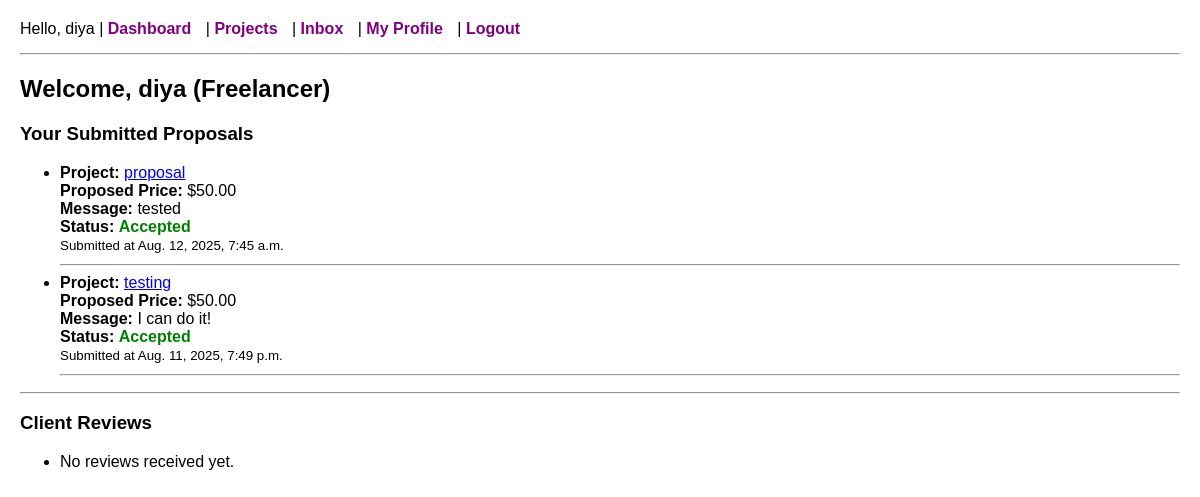
Page /dashboard/ (signed in) on the earlier database version.
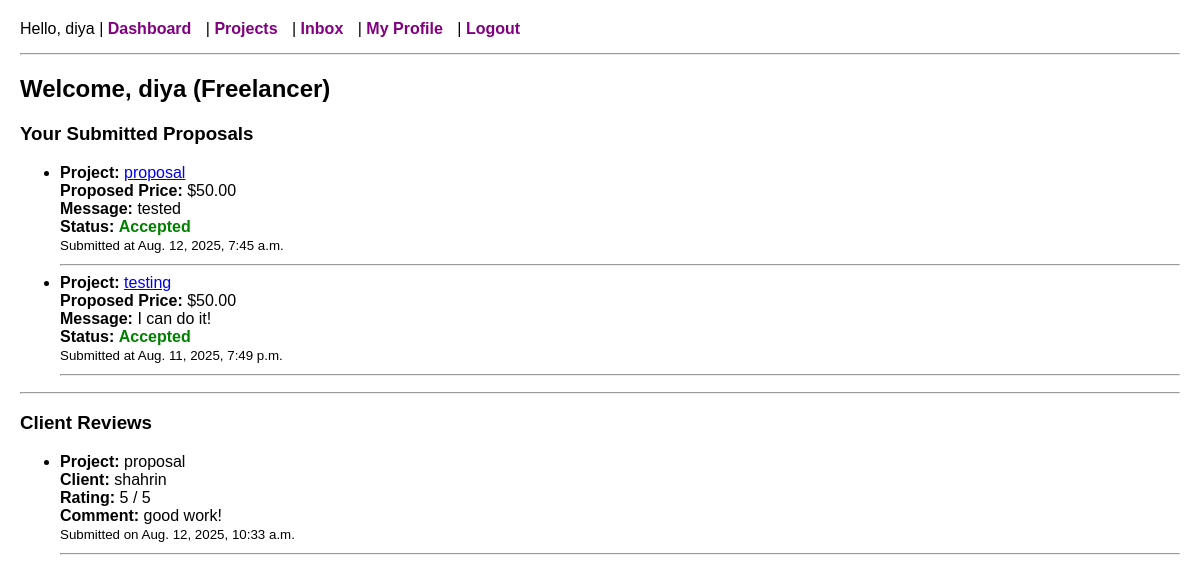
Same page on the later database version.
### core/models.py (models this page shows, shortened)
class CustomUser(AbstractUser):
    is_client = models.BooleanField(default=False)
    is_freelancer = models.BooleanField(default=False)
    bio = models.TextField(blank=True)
    location = models.CharField(max_length=100, blank=True)
    profile_picture = models.ImageField(upload_to='profile_pics/', blank=True, null=True)
    skills = models.ManyToManyField('SkillTag', blank=True)

class Proposal(models.Model):
    STATUS_CHOICES = [
        ('pending', 'Pending'),
        ('accepted', 'Accepted'),
        ('rejected', 'Rejected'),
    ]
    project = models.ForeignKey(Project, on_delete=models.CASCADE, related_name='proposals')
    freelancer = models.ForeignKey(CustomUser, on_delete=models.CASCADE)
    message = models.TextField()
    proposed_price = models.DecimalField(max_digits=10, decimal_places=2)
    submitted_at = models.DateTimeField(auto_now_add=True)
    status = models.CharField(max_length=10, choices=STATUS_CHOICES, default='pending')

class Project(models.Model):
    client = models.ForeignKey(CustomUser, on_delete=models.CASCADE)
    title = models.CharField(max_length=255)
    description = models.TextField()
    budget = models.DecimalField(max_digits=10, decimal_places=2)
    created_at = models.DateTimeField(auto_now_add=True)
    skills = models.ManyToManyField(SkillTag, blank=True)

class Review(models.Model):
    proposal = models.OneToOneField(Proposal, on_delete=models.CASCADE, related_name='review')
    rating = models.IntegerField(choices=[(i, str(i)) for i in range(1, 6)])  # 1 to 5 stars
    comment = models.TextField(blank=True)
    created_at = models.DateTimeField(auto_now_add=True)

### core/views.py (the view)
# urls.py: path('dashboard/', views.dashboard, name='dashboard'),
@login_required
def dashboard(request):
    user = request.user
    if user.is_client:
        projects = Project.objects.filter(client=user).order_by('-created_at')
        proposals = Proposal.objects.filter(project__client=user).select_related('project', 'freelancer').order_by('-submitted_at')
        return render(request, 'core/client_dashboard.html', {
            'user': user,
            'projects': projects,
            'proposals': proposals
        })
    elif user.is_freelancer:
        proposals = Proposal.objects.filter(freelancer=user).select_related('project').order_by('-submitted_at')
        reviews = Review.objects.filter(proposal__freelancer=user).select_related('proposal__project', 'proposal__project__client')
        return render(request, 'core/freelancer_dashboard.html', {
            'user': user,
            'proposals': proposals,
            'reviews': reviews
        })
    return redirect('home')

### core/templates/core/freelancer_dashboard.html
{% extends 'core/base.html' %}
{% block content %}
<h2>Welcome, {{ user.username }} (Freelancer)</h2>
<h3>Your Submitted Proposals</h3>
<ul>
    {% for proposal in proposals %}
        <li>
            <strong>Project:</strong>
            <a href="{% url 'project_detail' proposal.project.id %}">
                {{ proposal.project.title }}
            </a><br>
            <strong>Proposed Price:</strong> ${{ proposal.proposed_price }}<br>
            <strong>Message:</strong> {{ proposal.message }}<br>
            <strong>Status:</strong>
            {% if proposal.status == 'accepted' %}
                <span style="color: green;"><strong>Accepted</strong></span>
            {% elif proposal.status == 'rejected' %}
                <span style="color: red;"><strong>Rejected</strong></span>
            {% else %}
                <span style="color: gray;"><strong>Pending</strong></span>
            {% endif %}
            <br>
            <small>Submitted at {{ proposal.submitted_at }}</small>
        </li>
        <hr>
    {% empty %}
        <li>You haven't submitted any proposals yet.</li>
    {% endfor %}
</ul>
<hr>
<h3>Client Reviews</h3>
<ul>
    {% if reviews %}
        {% for review in reviews %}
            <li>
                <strong>Project:</strong> {{ review.proposal.project.title }}<br>
                <strong>Client:</strong> {{ review.proposal.project.client.username }}<br>
                <strong>Rating:</strong> {{ review.rating }} / 5<br>
                <strong>Comment:</strong> {{ review.comment }}<br>
                <small>Submitted on {{ review.created_at }}</small>
            </li>
            <hr>
        {% endfor %}
    {% else %}
        <li>No reviews received yet.</li>
    {% endif %}
</ul>
{% endblock %}

### core/templates/core/base.html (shortened to what this page needs)
<!DOCTYPE html>
<html>
<head>
</head>
<body>
    <nav>
        {% if user.is_authenticated %}
            Hello, {{ user.username }} |
            <a href="{% url 'dashboard' %}">Dashboard</a> |
            <a href="{% url 'project_list' %}">Projects</a> |
            <a href="{% url 'inbox' %}">Inbox</a> |
            <a href="{% url 'view_profile' user.username %}">My Profile</a> |
            <a href="{% url 'logout' %}">Logout</a>
        {% else %}
            <a href="{% url 'login' %}">Login</a> |
            <a href="{% url 'register' %}">Register</a>
        {% endif %}
    </nav>
    <hr>
    {% block content %}
    {% endblock %}
</body>
</html>

### core/templates/core/base.html (style rules this page uses)
body { font-family: Arial, sans-serif; margin: 20px; }
nav { margin-bottom: 15px; }
nav a { margin-right: 10px; text-decoration: none; color: purple; font-weight: bold; }
hr { margin-top: 10px; }

Differences in the rows shown:
added Review: proposal.project "proposal", proposal.project.client.username "shahrin", rating "5", comment "good work!", created_at "Aug. 12, 2025, 10:33 a.m."
Other differences:
text no longer shown: "No reviews received yet."
